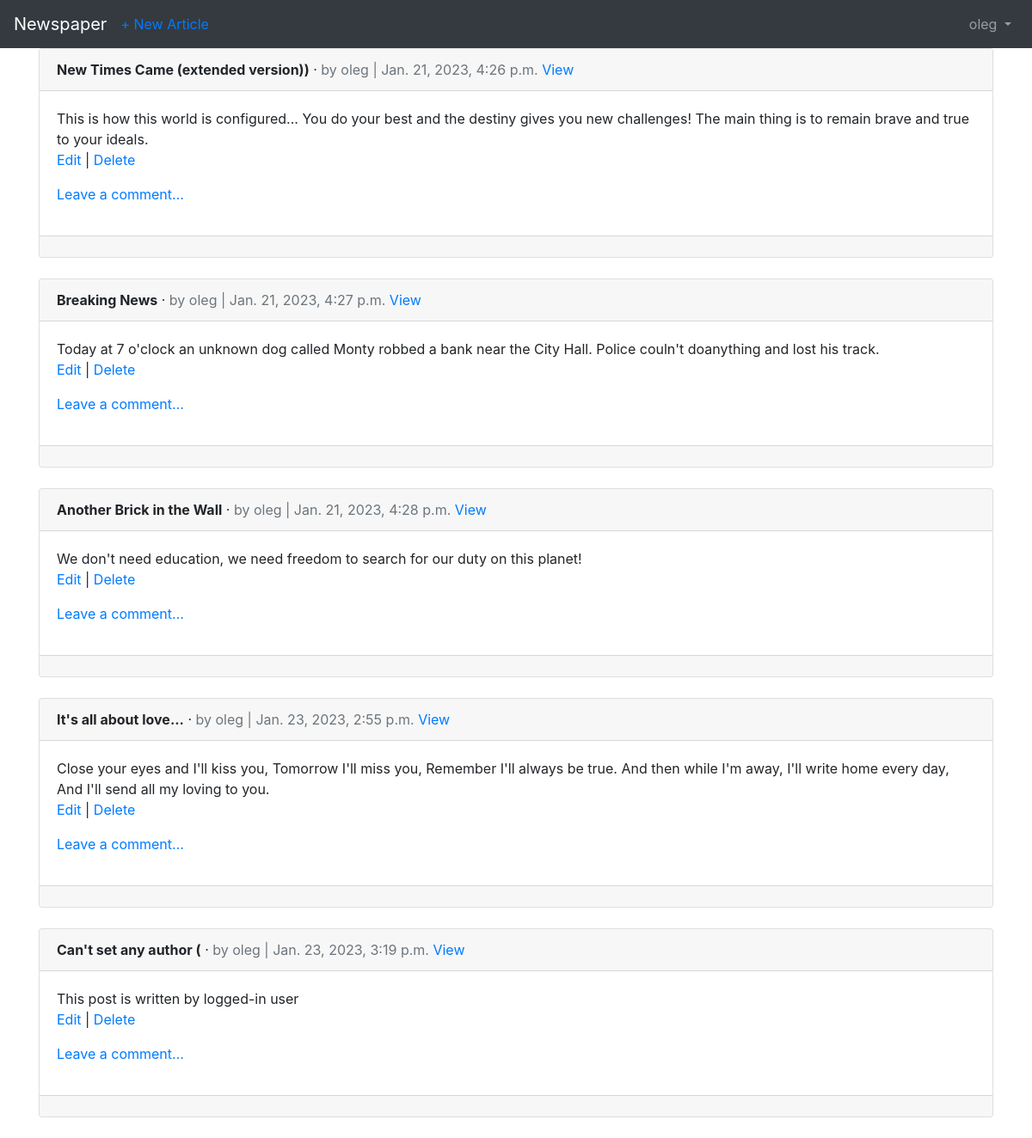
/articles/ (signed in), run on an earlier commit of the app's database.
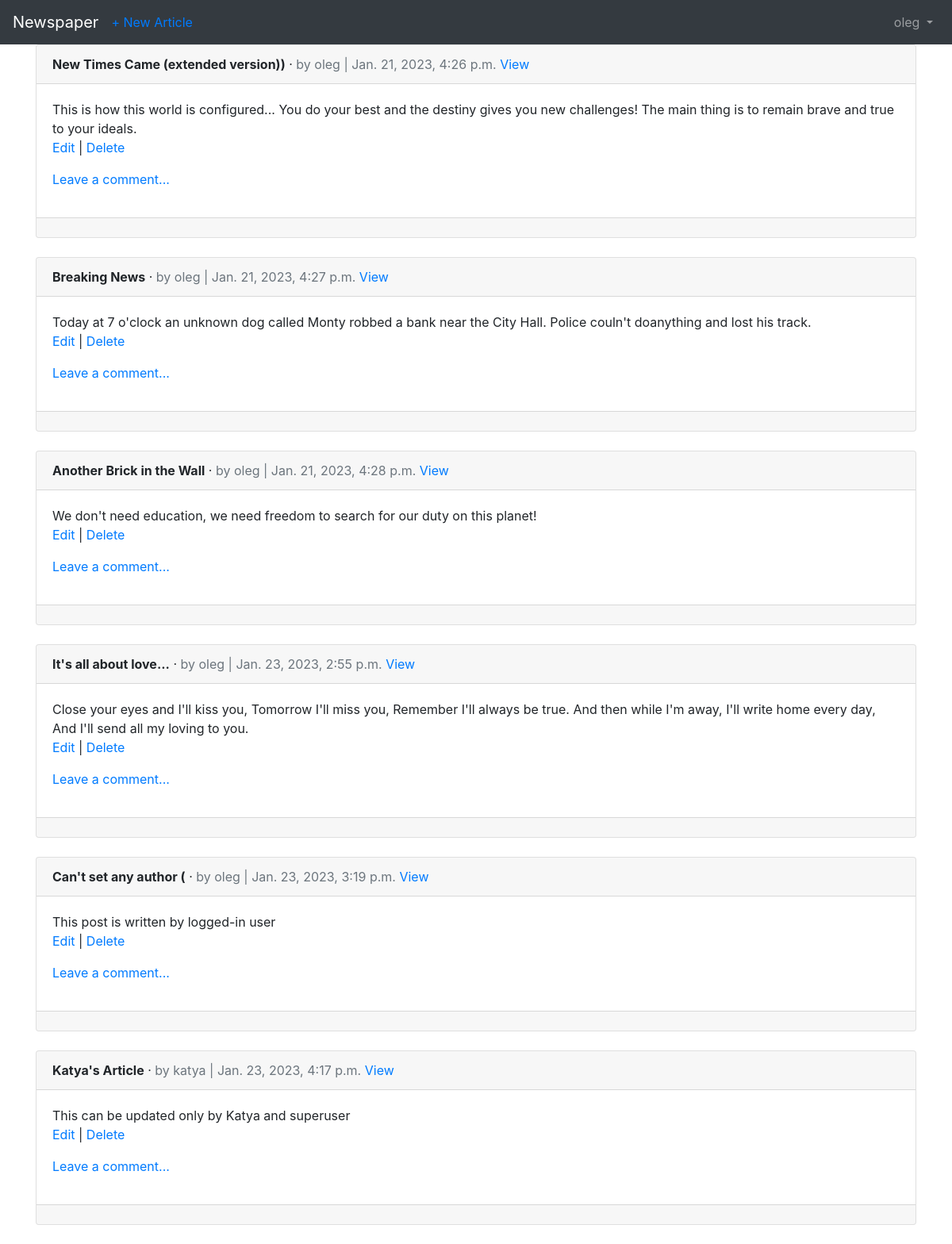
And on a later commit of the database.
### articles/models.py (models this page shows, shortened)
class Article(models.Model):
    author = models.ForeignKey(
        get_user_model(),
        on_delete=models.CASCADE
    )
    title = models.CharField(max_length=100)
    body = models.TextField()
    date = models.DateTimeField(auto_now_add=True)

### accounts/models.py (models this page shows)
class CustomUser(AbstractUser):
    age = models.PositiveSmallIntegerField(null=True, blank=True)

### articles/views.py (the view)
# urls.py: path('', ArticleListView.as_view(), name='article_list'),
class ArticleListView(LoginRequiredMixin, ListView):
    model = Article
    template_name = 'article_list.html'

### templates/article_list.html (shortened to what this page needs)
{% extends 'base.html' %}
{% block content %}
    {% for article in object_list %}
        <div class="card">
            <div class="card-header">
                <span class="font-weight-bold">{{ article.title }}</span> &middot;
                <span class="text-muted">by {{ article.author }} |
                    {{ article.date }}</span>
                <a href="{% url 'article_detail' article.pk %}">View</a>
            </div>
            <div class="card-body">
                {{ article.body }}
                {% if article.author == user or user.is_superuser %}
                <p>
                    <a href="{% url 'article_edit' article.pk %}">Edit</a> | <a href="{% url 'article_delete' article.pk %}">Delete</a>
                </p>
                {% endif %}
                <p>
                    <a href="{% url 'comment_add' article.pk %}">Leave a comment...</a>
                </p>
            </div>
            <div class="card-footer text-right text-muted">
            </div>
        </div>
        <br />
    {% endfor %}
{% endblock content %}

What changed in the data, as far as the page shows it:
added Article: title "Katya's Article", author "katya", date "Jan. 23, 2023, 4:17 p.m.", body "This can be updated only by Katya and superuser", shows "Edit"
